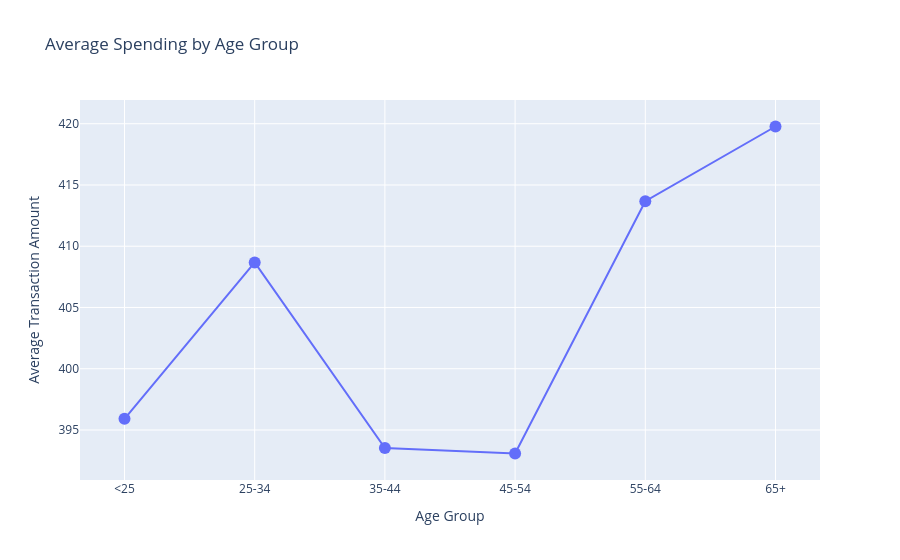

This figure's notebook cell:
### Code cell
fig = px.line(
    age_spending,
    x="AgeRange",
    y="AverageSpending",
    markers=True,
    title="Average Spending by Age Group",
    labels={
        "AgeRange": "Age Group",
        "AverageSpending": "Average Transaction Amount"
    },
    custom_data=["Customers", "Transactions"]
)

fig.update_traces(
    marker=dict(size=12),
    
)

fig.show()

### Figure 1 — Plotly figure (JSON) as saved in the notebook; plotly's stock layout.template omitted (floating-point values rounded to 4 significant figures)
{"data": [{"customdata": [[1319, 1329], [1871, 1884], [1923, 1950], [1927, 1947], [1886, 1902], [983, 988]], "hovertemplate": "Age Group=%{x}<br>Average Transaction Amount=%{y}<extra></extra>", "legendgroup": "", "line": {"color": "#636efa", "dash": "solid"}, "marker": {"size": 12, "symbol": "circle"}, "mode": "lines+markers", "name": "", "orientation": "v", "showlegend": false, "type": "scatter", "x": ["<25", "25-34", "35-44", "45-54", "55-64", "65+"], "xaxis": "x", "y": [395.9, 408.7, 393.5, 393.1, 413.7, 419.8], "yaxis": "y"}], "layout": {"legend": {"tracegroupgap": 0}, "title": {"text": "Average Spending by Age Group"}, "xaxis": {"anchor": "y", "domain": [0, 1], "title": {"text": "Age Group"}}, "yaxis": {"anchor": "x", "domain": [0, 1], "title": {"text": "Average Transaction Amount"}}}}
